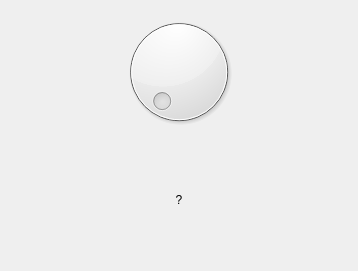
<?xml version="1.0" encoding="UTF-8"?>
<ui version="4.0">
 <class>Dialog</class>
 <widget class="QDialog" name="Dialog">
  <property name="geometry">
   <rect>
    <x>0</x>
    <y>0</y>
    <width>358</width>
    <height>271</height>
   </rect>
  </property>
  <property name="windowTitle">
   <string>CppQSerialPortExample2</string>
  </property>
  <layout class="QVBoxLayout" name="verticalLayout">
   <item>
    <widget class="QDial" name="dial">
     <property name="maximum">
      <number>255</number>
     </property>
    </widget>
   </item>
   <item>
    <widget class="QLabel" name="label">
     <property name="text">
      <string>?</string>
     </property>
     <property name="alignment">
      <set>Qt::AlignCenter</set>
     </property>
    </widget>
   </item>
  </layout>
 </widget>
 <layoutdefault spacing="6" margin="11"/>
 <resources/>
 <connections/>
</ui>
